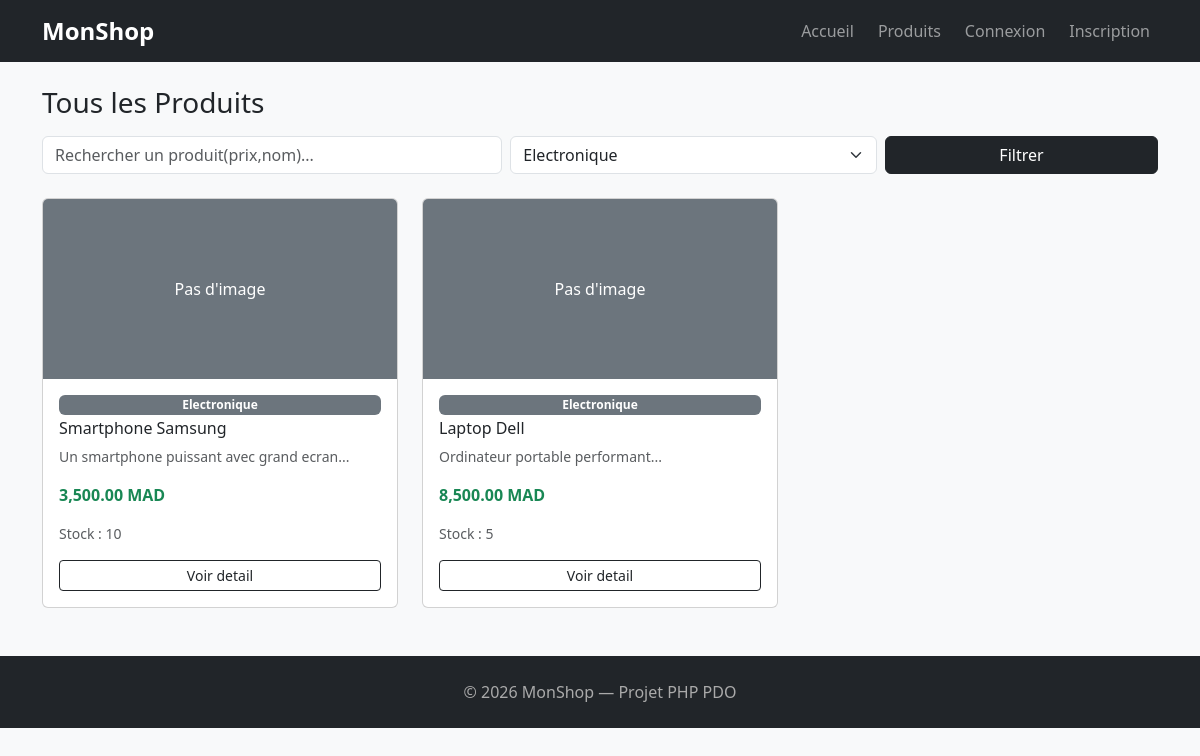
/products.php?categorie=1, run on the app's committed database.
### tables this page shows
CREATE TABLE IF NOT EXISTS products (
    id INT AUTO_INCREMENT PRIMARY KEY,
    nom VARCHAR(150) NOT NULL,
    description TEXT,
    prix DECIMAL(10,2) NOT NULL,
    stock INT DEFAULT 0,
    image VARCHAR(255),
    categorie_id INT,
    created_at TIMESTAMP DEFAULT CURRENT_TIMESTAMP,
    FOREIGN KEY (categorie_id) REFERENCES categories(id) ON DELETE SET NULL
);

CREATE TABLE IF NOT EXISTS categories (
    id INT AUTO_INCREMENT PRIMARY KEY,
    nom VARCHAR(100) NOT NULL,
    created_at TIMESTAMP DEFAULT CURRENT_TIMESTAMP
);

### products.php (the view, shortened to what this page needs)
<?php
require_once 'includes/db.php';
$per_page     = 6;
$current_page = isset($_GET['page']) && is_numeric($_GET['page']) ? (int)$_GET['page'] : 1;
$offset       = ($current_page - 1) * $per_page;
$search     = trim($_GET['search'] ?? '');
$cat_filter = isset($_GET['categorie']) && is_numeric($_GET['categorie']) ? (int)$_GET['categorie'] : 0;
$where  = "WHERE 1=1";
$params = [];
if ($cat_filter > 0) {
    $where .= " AND p.categorie_id = :cat";
    $params[':cat'] = $cat_filter;
}
$params[':limit']  = $per_page;
$params[':offset'] = $offset;
$stmt = $pdo->prepare("SELECT p.*, c.nom AS categorie FROM products p LEFT JOIN categories c ON p.categorie_id = c.id $where ORDER BY p.created_at DESC LIMIT :limit OFFSET :offset");
foreach ($params as $key => $val) {
    if ($key === ':limit' || $key === ':offset') {
        $stmt->bindValue($key, $val, PDO::PARAM_INT);
    } else {
        $stmt->bindValue($key, $val);
    }
}
$stmt->execute();
$products = $stmt->fetchAll(PDO::FETCH_ASSOC);
$categories = $pdo->query("SELECT * FROM categories ORDER BY nom")->fetchAll(PDO::FETCH_ASSOC);
?>
<?php include 'includes/header.php'; ?>
<div class="container my-4">
    <h3 class="mb-3">Tous les Produits</h3>
    <form method="GET" class="row g-2 mb-4">
        <div class="col-md-5">
            <input type="text" name="search" class="form-control" placeholder="Rechercher un produit(prix,nom)..." value="<?= htmlspecialchars($search) ?>">
        </div>
        <div class="col-md-4">
            <select name="categorie" class="form-select">
                <?php foreach ($categories as $cat): ?>
                    <option value="<?= $cat['id'] ?>" <?= $cat_filter == $cat['id'] ? 'selected' : '' ?>>
                        <?= htmlspecialchars($cat['nom']) ?>
                    </option>
                <?php endforeach; ?>
            </select>
        </div>
        <div class="col-md-3">
            <button class="btn btn-dark w-100">Filtrer</button>
        </div>
    </form>
    <div class="row g-4">
        <?php foreach ($products as $p): ?>
            <div class="col-sm-6 col-md-4">
                <div class="card h-100 product-card">
                    <?php if ($p['image'] && file_exists('uploads/products/' . $p['image'])): ?>
                        <img src="uploads/products/<?= htmlspecialchars($p['image']) ?>" class="card-img-top" alt="">
                    <?php else: ?>
                        <div class="card-img-top bg-secondary d-flex align-items-center justify-content-center" style="height:180px;color:#fff;">
                            Pas d'image
                        </div>
                    <?php endif; ?>
                    <div class="card-body d-flex flex-column">
                        <span class="badge bg-secondary mb-1"><?= htmlspecialchars($p['categorie'] ?? '—') ?></span>
                        <h6 class="card-title"><?= htmlspecialchars($p['nom']) ?></h6>
                        <p class="text-muted small"><?= htmlspecialchars(substr($p['description'] ?? '', 0, 60)) ?>...</p>
                        <p class="text-success fw-bold"><?= number_format($p['prix'], 2) ?> MAD</p>
                        <p class="text-muted small">Stock : <?= $p['stock'] ?></p>
                        <a href="product_detail.php?id=<?= $p['id'] ?>" class="btn btn-outline-dark btn-sm mt-auto">Voir detail</a>
                    </div>
                </div>
            </div>
        <?php endforeach; ?>
    </div>
</div>
<?php include 'includes/footer.php'; ?>

### includes/header.php (style rules this page uses)
body { background: #f8f9fa; }
.product-card { transition: none; }

### data on the page
products: shows "Pas d'image", categorie.nom "Electronique", nom "Smartphone Samsung", description "Un smartphone puissant avec grand ecran", prix "3,500.00", stock "10"
products: shows "Pas d'image", categorie.nom "Electronique", nom "Laptop Dell", description "Ordinateur portable performant", prix "8,500.00", stock "5"

### other printed values
form field categorie "Electronique"
